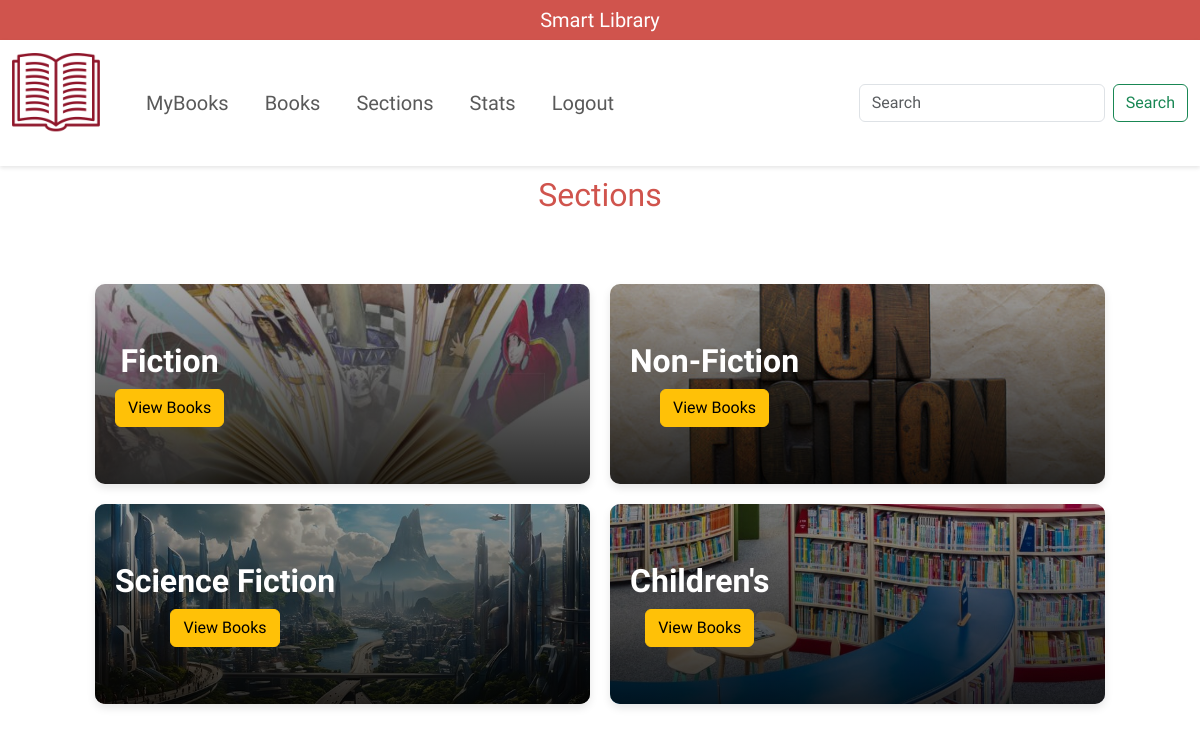
The app's page /all-sections (signed in) with its own data.
### application/models.py (models this page shows)
class Section(db.Model):
    section_id = db.Column(db.Integer(), primary_key=True)
    name = db.Column(db.String(), nullable=False, unique=True)
    image = db.Column(db.String(), nullable=False)
    created_date = db.Column(db.Date())
    description = db.Column(db.String())

### application/controllers.py (the view)
@app.route("/all-sections")
def All_Sections():
    if not session.get("name"):
        return redirect("/logout")
    sections = Section.query.all()
    return render_template("user/all_sections.html", sections=sections)

### templates/user/all_sections.html (shortened to what this page needs)
<!DOCTYPE html>
<html lang="en">
<head>
</head>
<body>
  {% include "user/user_nav.html" %}
  <div class="heading">
    <h2>Sections</h2>
  </div>
  <div class="all-sections">
    {% for sect in sections %}
    <div class="section-card">
      <img src="../../static/uploads/{{ sect.image }}" class="card-img-top" alt="{{sect.image}}">
      <div class="section-overlay">
        <div class="section-details">
          <h2>{{ sect.name }}</h2>
          <a href="/section-books/{{ sect.section_id }}" class="btn btn-warning">View Books</a>
        </div>
      </div>
    </div>
    {% endfor %}
  </div>
</body>
</html>

### static/styles.css (style rules this page uses)
* { font-family: "Sedan", serif; font-weight: 400; font-style: normal; }
:root { --main-color: #82ae8b; --topic-red: #d0544d; }
.heading { text-align: center; margin: 10px 0px; color: var(--topic-red); }
.all-sections { display: flex; justify-content: center; padding: 50px; flex-wrap: wrap; }
.section-card { position: relative; width: 45%; height: 200px; border-radius: 10px; overflow: hidden; box-shadow: 0 4px 8px rgba(0, 0, 0, 0.1); margin: 10px; }
.section-card img { width: 100%; height: 100%; object-fit: cover; filter: brightness(80%); }
.section-card .section-overlay { position: absolute; top: 0; left: 0; width: 100%; height: 100%; background: linear-gradient(rgba(0, 0, 0, 0.2), rgba(0, 0, 0, 0.8)); display: flex; align-items: center; color: white; text-align: center; padding: 20px; box-sizing: border-box; }
.section-card h2 { font-weight: bold; }

### records on screen
Section: image (picture), name "Fiction"
Section: image (picture), name "Non-Fiction"
Section: image (picture), name "Science Fiction"
Section: image (picture), name "Children's"
